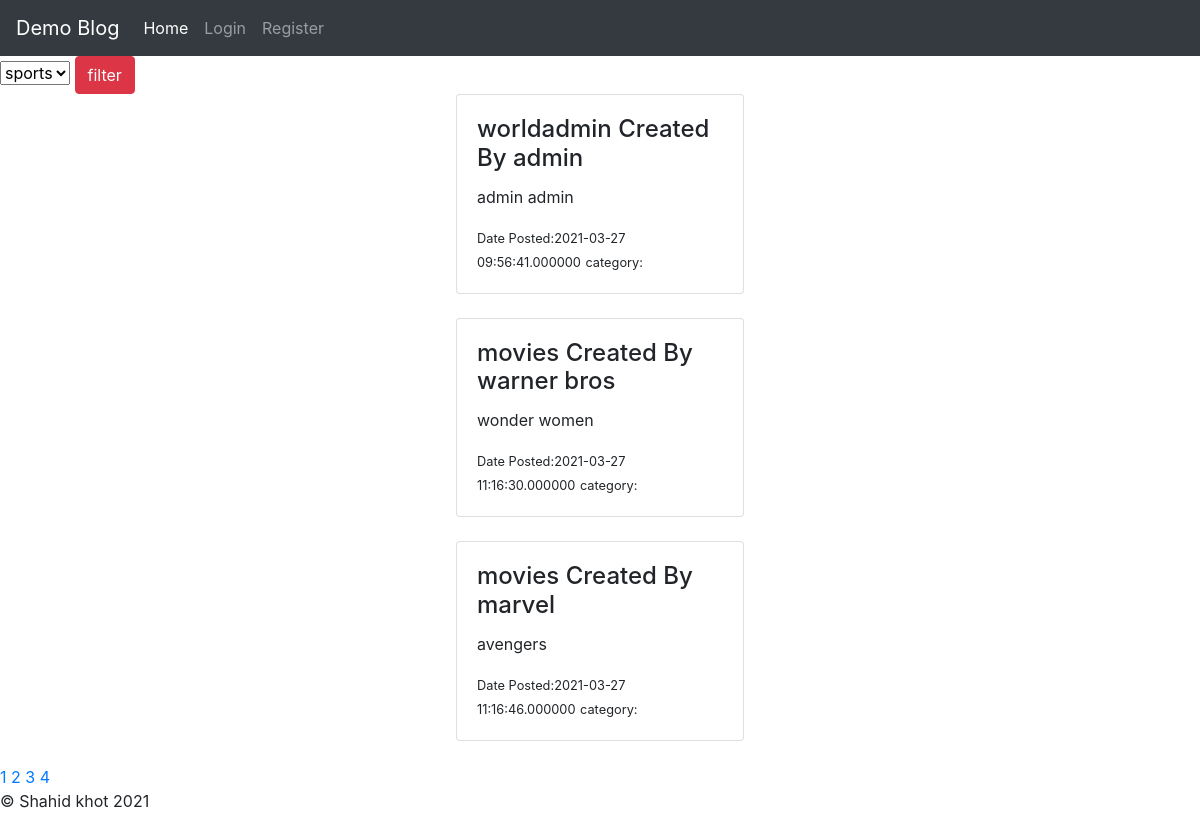
Page /home.php on the earlier database version.
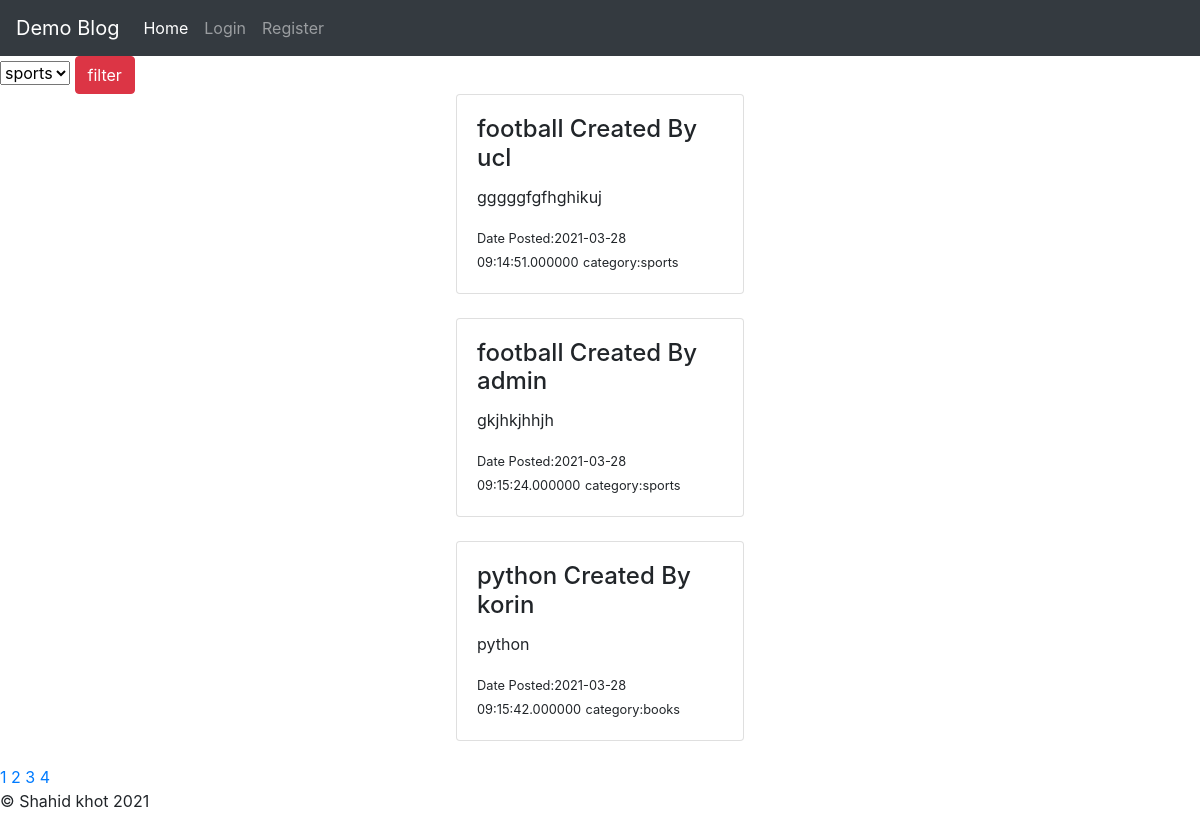
Same page on the later database version.
### tables this page shows
CREATE TABLE `post` (
  `id` int(25) NOT NULL,
  `title` varchar(255) NOT NULL,
  `username` varchar(255) NOT NULL,
  `content` varchar(555) NOT NULL,
  `date` datetime(6) NOT NULL,
  `image` varchar(255) NOT NULL,
  `category` varchar(255) NOT NULL
);

### home.php (the view, shortened to what this page needs)
<!DOCTYPE html>
<html>
<head>
	<link rel="stylesheet" href="https://stackpath.bootstrapcdn.com/bootstrap/4.4.1/css/bootstrap.min.css">
	<link rel="stylesheet" type="text/css" href="styles/styles.css">
</head>
<body>
<?php include 'nav.php';?>
<form action="home.php" method="post">
<select name="category">
	<option value="sports" >sports</option>
</select>
<button name="submit" class="btn btn-danger">filter</button>
</form>
<?php
include 'connection.php';
	$result_per_page =  4;
	$sql = "SELECT * FROM post";
	if (isset($_POST['submit'])) {
	echo $filter = $_POST['category'];
	$sql = "SELECT * FROM `post` WHERE category = '$filter'";
}else{
	$sql = "SELECT * FROM post";
}
	$result = mysqli_query($con,$sql);
	$no_of_result = mysqli_num_rows($result);
	$no_of_pages = ceil($no_of_result/$result_per_page);
if (!isset($_GET['page'])) {
	$page = 1;
}else{
	$page = $_GET['page'];
}
$this_page_first_result = ($page - 1)*$result_per_page;
if (isset($_POST['submit'])) {
	$filter = $_POST['category'];
$sql = "SELECT * FROM post where category = '$filter' LIMIT $this_page_first_result,
$result_per_page ";
}else{
	$sql = "SELECT * FROM post LIMIT $this_page_first_result,
$result_per_page";
}
$result = mysqli_query($con,$sql);
?><?php
while ($row  = mysqli_fetch_assoc($result) ) {?>
		<div class="container">
		<div class="card m-auto" style="width: 18rem;">
		  <div class="card-body">
		  	<h4 class="card-title">
		     <?php echo $row['title'];?> Created By <?php echo $row['username']; ?>
		     </h4>
		    <p class="card-text"><?php echo $row['content'] ;?></p>
		    <small>Date Posted:<?php echo $row['date'];?></small>
		    <small>category:<?php echo $row['category'];?></small><br>
		  </div>
	</div>
</div> <br>
	<?php }
for($page = 1 ; $page<=$no_of_pages ; $page++){
  	echo '<a href="home.php?page='. $page.'"> '.$page.'</a>';
  } ?>
  <link rel="stylesheet" href="https://maxcdn.bootstrapcdn.com/bootstrap/4.5.2/css/bootstrap.min.css">
<?php include 'footer.php'; ?>
</body>
</html>

### nav.php (shortened to what this page needs)
<!DOCTYPE html>
<html>
<head>
	<link rel="stylesheet" href="https://stackpath.bootstrapcdn.com/bootstrap/4.4.1/css/bootstrap.min.css">
	<link rel="stylesheet" type="text/css" href="styles/styles.css">
</head>
<body>
	<nav class="navbar navbar-expand-lg navbar-dark bg-dark navbar-fixed-top">
  <a class="navbar-brand" href="#">Demo Blog</a>
  <div class="collapse navbar-collapse" id="navbarNavDropdown">
    <ul class="navbar-nav">
      <?php  if (isset($_SESSION['username'])) {
        echo '<li class="nav-item active">
        <a class="nav-link" href="home.php">Home <span class="sr-only">(current)</span></a>
      </li>
      <li class="nav-item">
        <a class="nav-link" href="post.php">Create New Post</a>
      </li>
      <li class="nav-item">
        <a class="nav-link" href="logout.php">Logout</a>
      </li>';
      }else{
        echo '
        <li class="nav-item active">
        <a class="nav-link" href="home.php">Home <span class="sr-only">(current)</span></a>
      </li>
      <li class="nav-item">
        <a class="nav-link" href="login.php">Login</a>
      </li>
    <li class="nav-item">
        <a class="nav-link" href="register.php">Register</a>
      </li>' ;
      } ?>
    </ul>
  </div>
</nav>
  <link rel="stylesheet" href="https://maxcdn.bootstrapcdn.com/bootstrap/4.5.2/css/bootstrap.min.css">
</body>
</html>

### footer.php (shortened to what this page needs)
<!DOCTYPE html>
<html>
<head>
	<link rel="stylesheet" href="https://stackpath.bootstrapcdn.com/bootstrap/4.4.1/css/bootstrap.min.css">
	<link rel="stylesheet" type="text/css" href="styles/styles.css">
</head>
<body>
	<footer class="m-auto">
		&copy; Shahid khot 2021
	</footer>
  <link rel="stylesheet" href="https://maxcdn.bootstrapcdn.com/bootstrap/4.5.2/css/bootstrap.min.css">
</body>
</html>

### styles/styles.css (style rules this page uses)
* { margin: 0; padding: 0; box-sizing: border-box; }
footer { margin: auto; }

Differences in the rows shown:
removed post: title "worldadmin", username "admin", content "admin admin", date "2021-03-27 09:56:41.000000"
removed post: title "movies", username "warner bros", content "wonder women", date "2021-03-27 11:16:30.000000"
removed post: title "movies", username "marvel", content "avengers", date "2021-03-27 11:16:46.000000"
added post: title "football", username "ucl", content "gggggfgfhghikuj", date "2021-03-28 09:14:51.000000", category "sports"
added post: title "football", username "admin", content "gkjhkjhhjh", date "2021-03-28 09:15:24.000000", category "sports"
added post: title "python", username "korin", content "python", date "2021-03-28 09:15:42.000000", category "books"
